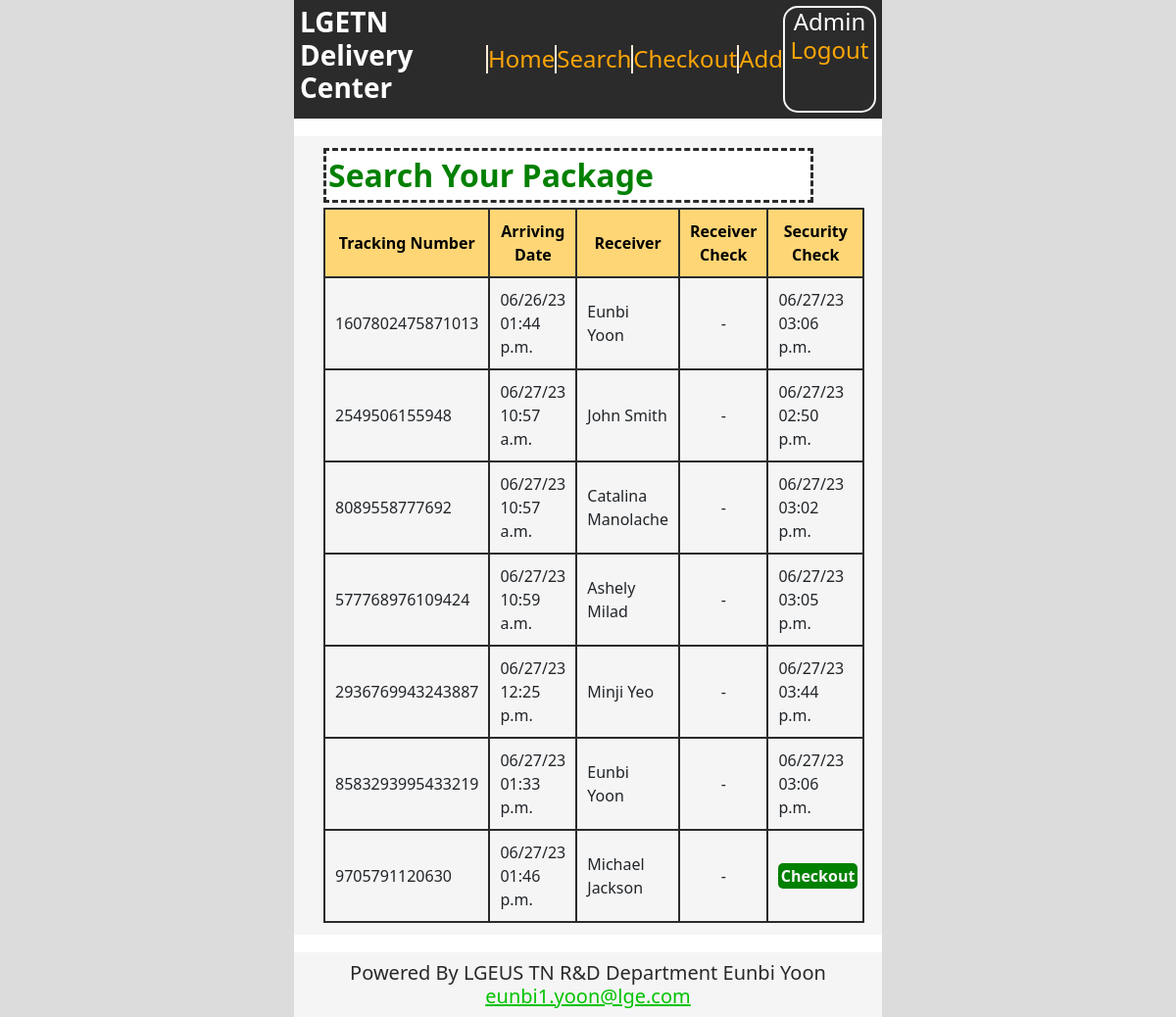
The page /search (signed in) on the database as committed earlier.
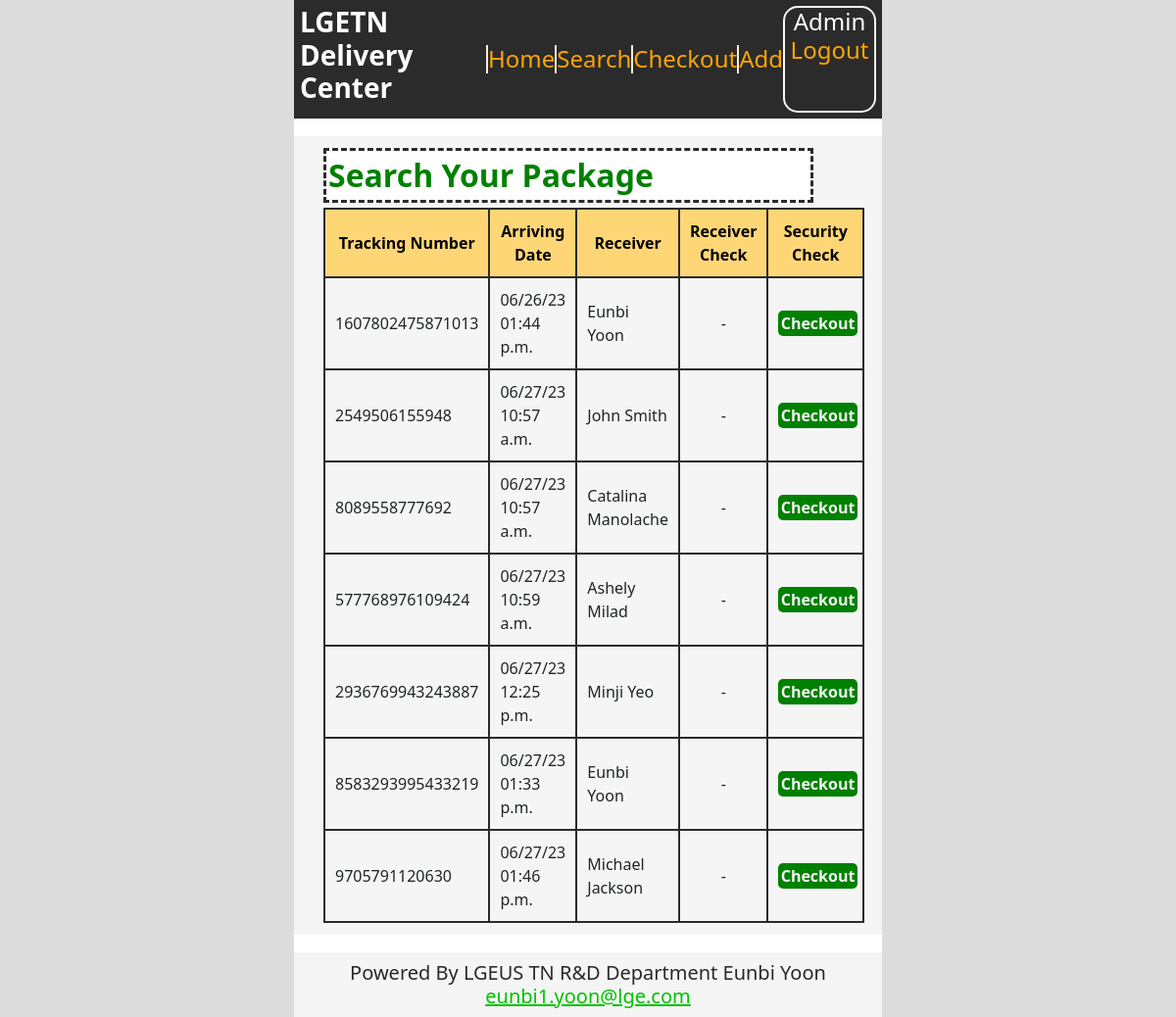
The same page on the database as committed later.
### qrapp/models.py (models this page shows, shortened)
class QRCodeData(models.Model):
    code_data=models.CharField(max_length=255)
    arriving_at=models.DateTimeField(auto_now_add=True)
    receiver=models.CharField(max_length=255)
    receiver_check=models.BooleanField(default=False)
    admin_check=models.BooleanField(default=False)
    receiver_at=models.DateTimeField(blank=True, null=True)
    admin_at=models.DateTimeField(blank=True,null=True)
    class Meta:
        verbose_name_plural='QR Scanning Data'

### qrapp/views.py (the view)
# urls.py: path('search',searchView, name='search_url'),
@login_required(login_url='login_url')
def searchView(request):
    item_list=QRCodeData.objects.all()
    username=request.user.username
    context={
        'item_list':item_list,
        'username':username,
    }
    return render(request, 'search.html', context)

### qrapp/templates/search.html (shortened to what this page needs)
{% extends 'base.html' %}
{% block container %}
    <div class="search-detail">
        <input type="text" id="filterInput" placeholder="Search Your Package" oninput="filterTable()" required pattern="\S+.*" >
        <table id="myTable">
            <thead>
              <tr>
                <th>Tracking Number</th>
                <th>Arriving Date</th>
                <th>Receiver</th>
                <th>Receiver Check</th>
                <th>Security Check</th>
              </tr>
            </thead>
            <tbody>
                {% for item in item_list %}
                    <tr>
                        <td>{{ item.code_data }}</td>
                        <td>{{ item.arriving_at|date:"m/d/y h:i a" }}</td>
                        <td>{{ item.receiver }}</td>
                        {% if item.receiver_check %}
                            <td>{{ item.receiver_at|date:"m/d/y h:i a" }}</td>
                        {% else %}
                            <td>
                                {% if username == item.receiver %}
                                    <center><a href="{% url 'checkout_url' %}">Checkout</a></center>
                                {% else %}
                                    <center>-</center>
                                {% endif %}
                            </td>
                        {% endif %}
                        {% if item.admin_check %}
                            <td>{{ item.admin_at|date:"m/d/y h:i a" }}</td>
                        {% else %}
                            <td>
                                {% if user.is_superuser %}
                                    <center><a href="{% url 'checkout_url' %}">Checkout</a></center>
                                {% else %}
                                    <center>-</center>
                                {% endif %}
                            </td>
                        {% endif %}
                    </tr>
                {% endfor %}
            </tbody>
        </table>
    </div>
    {% load static %}
{% endblock %}

### qrapp/templates/base.html (shortened to what this page needs)
<!DOCTYPE html>
<html lang="en">
<head>
    <head>
        {% load static %}
        <link rel="stylesheet" type="text/css" href="{% static 'css/style2.css' %}">
        <link href="https://cdn.jsdelivr.net/npm/bootstrap@5.3.0/dist/css/bootstrap.min.css" rel="stylesheet">
    </head>
</head>
<body>
    <div class="base-wrapper">
        <div class="base-top">
            <div class="base-title">
                <h3>LGETN Delivery Center</h3>
            </div>
            <div class="base-menu">
                <a href="{% url 'home_url' %}"><h4>Home</h4></a>
                <a href="{% url 'search_url' %}"><h4>Search</h4></a>
                <a href="{% url 'checkout_url' %}"><h4>Checkout</h4></a>
                <a href="{% url 'add_url' %}"><h4>Add</h4></a>
            </div>
            <div class="base-login">
                {% if user.is_authenticated %}
                    <div class="msg"><h4>{{user.username}}</h4></div>
                    <div class="lik">
                        <a href="{% url 'logout_url' %}"><h4>Logout</h4></a>
                    </div>
                {% else %}
                    <div class="msg"><h4>Login Here</h4></div>
                    <div class="lik">
                        <a href="{% url 'login_url' %}"><h4>Login</h4></a>
                    </div>
                {% endif %}
            </div>
        </div>
        <div class="base-container">
            {% block container %}
            {% endblock %}
        </div>
        <div class="base-foot">
            <h5>
                Powered By LGEUS TN R&D Department Eunbi Yoon
                <a href = "mailto: eunbi1.yoon@lge.com">eunbi1.yoon@lge.com</a>
            </h5>
        </div>
    </div>
</body>
</html>

### statics/css/style2.css (style rules this page uses)
body { font-family:'Nexa', sans-serif; width: 50%; margin: 0 auto !important; background-color:gainsboro !important; }
.base-wrapper { position: relative; background-color: white; }
.base-top { color:white; background-color:#2B2B2B; display: grid; grid-template-columns: 2fr 3fr 1fr; padding:1%; }
.base-top .base-title { display: flex; align-items: center; }
.base-top .base-title h3 { font-weight: 700; }
.base-top .base-menu { display: grid; grid-template-columns:1fr 1fr 1fr 1fr; align-items: center; }
.base-top .base-menu a { text-decoration: none; color:#FDA507; text-align: center; border-left:2px solid antiquewhite; }
.base-top .base-menu h4 { margin:0; }
.base-top .base-login { border: 2px solid whitesmoke; border-radius: 15px; text-align: center; }
.base-top .base-login h4 { margin:0; }
.base-top .base-login .msg { grid-row:1; text-transform: capitalize; }
.base-top .base-login .lik { grid-row:2; display: grid; }
.base-top .base-login .lik a { text-decoration: none; color:#FDA507; }
.base-container { background-color: whitesmoke; }
.base-foot { color:#292929; background-color: whitesmoke; text-align: center; height: 100%; padding:1.5%; }
.base-foot h5 { margin:0; }
.base-foot a { color:rgb(0, 194, 0); }
.search-detail { width:90%; margin:3% auto; padding:2% 0; align-items: center; }
.search-detail input { margin-bottom:1%; border:3px dashed #2B2B2B; font-size:2rem; color:green; font-weight: 600; background-color:white; }
.search-detail input::placeholder { color:green; }
.search-detail table, .search-detail tr, .search-detail th, .search-detail td { border:2px solid #2B2B2B; border-collapse: collapse; padding:10px; }
.search-detail table th { background-color: #FFD676; color:black; text-align: center; }
.search-detail td a { background-color:green; color:whitesmoke; border-radius:5px; font-weight:600; text-decoration: none; text-align: center; margin:auto; padding:3% }

Rows that differ between the two databases and show on the page:
changed QRCodeData (number 1 of 7 on the later page): admin_at "06/27/23 03:06 p.m." → (not shown); now shows "Checkout"
changed QRCodeData "John Smith": admin_at "06/27/23 02:50 p.m." → (not shown); now shows "Checkout"
changed QRCodeData "Catalina Manolache": admin_at "06/27/23 03:02 p.m." → (not shown); now shows "Checkout"
changed QRCodeData "Ashely Milad": admin_at "06/27/23 03:05 p.m." → (not shown); now shows "Checkout"
changed QRCodeData "Minji Yeo": admin_at "06/27/23 03:44 p.m." → (not shown); now shows "Checkout"
changed QRCodeData (number 6 of 7 on the later page): admin_at "06/27/23 03:06 p.m." → (not shown); now shows "Checkout"
